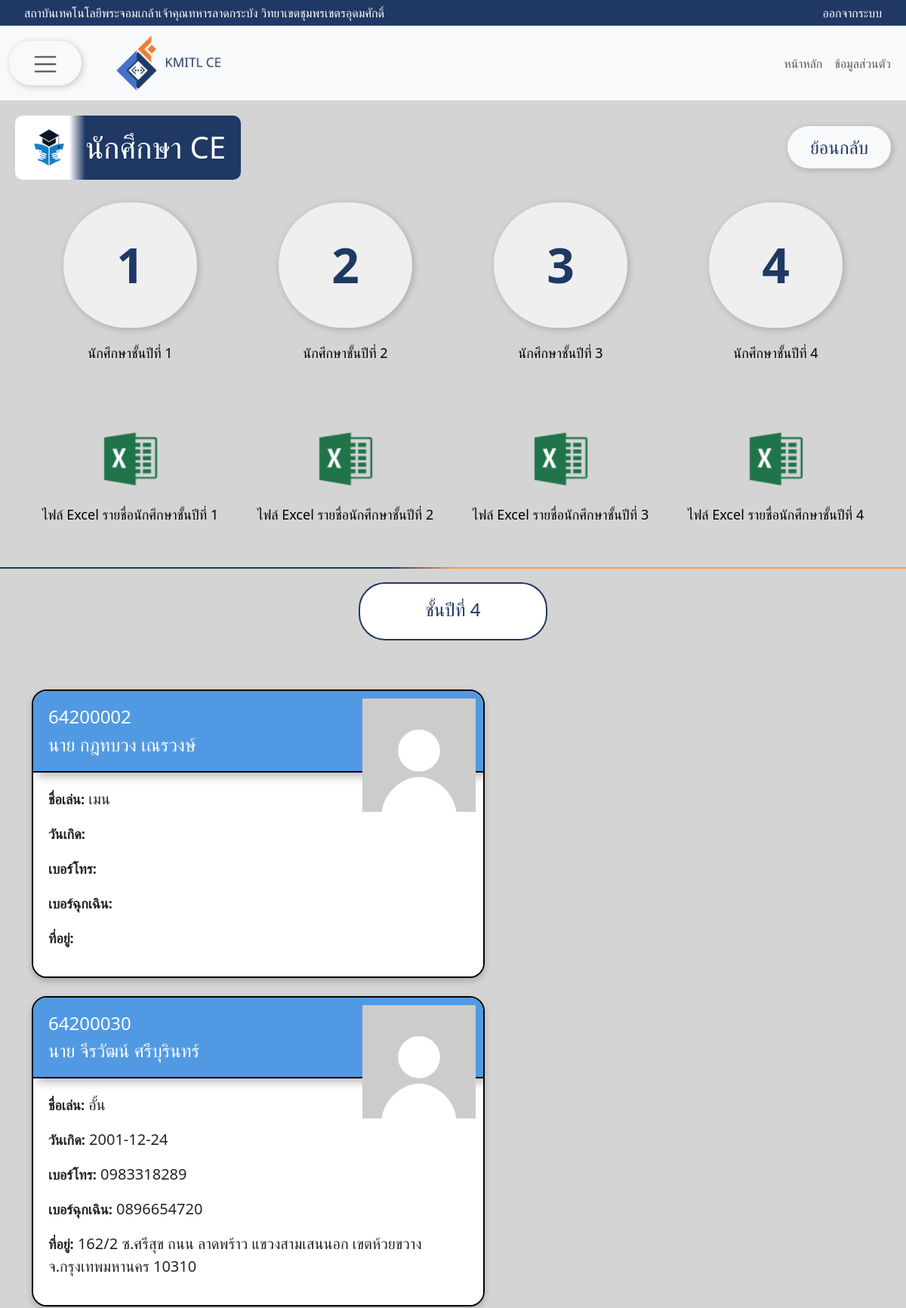
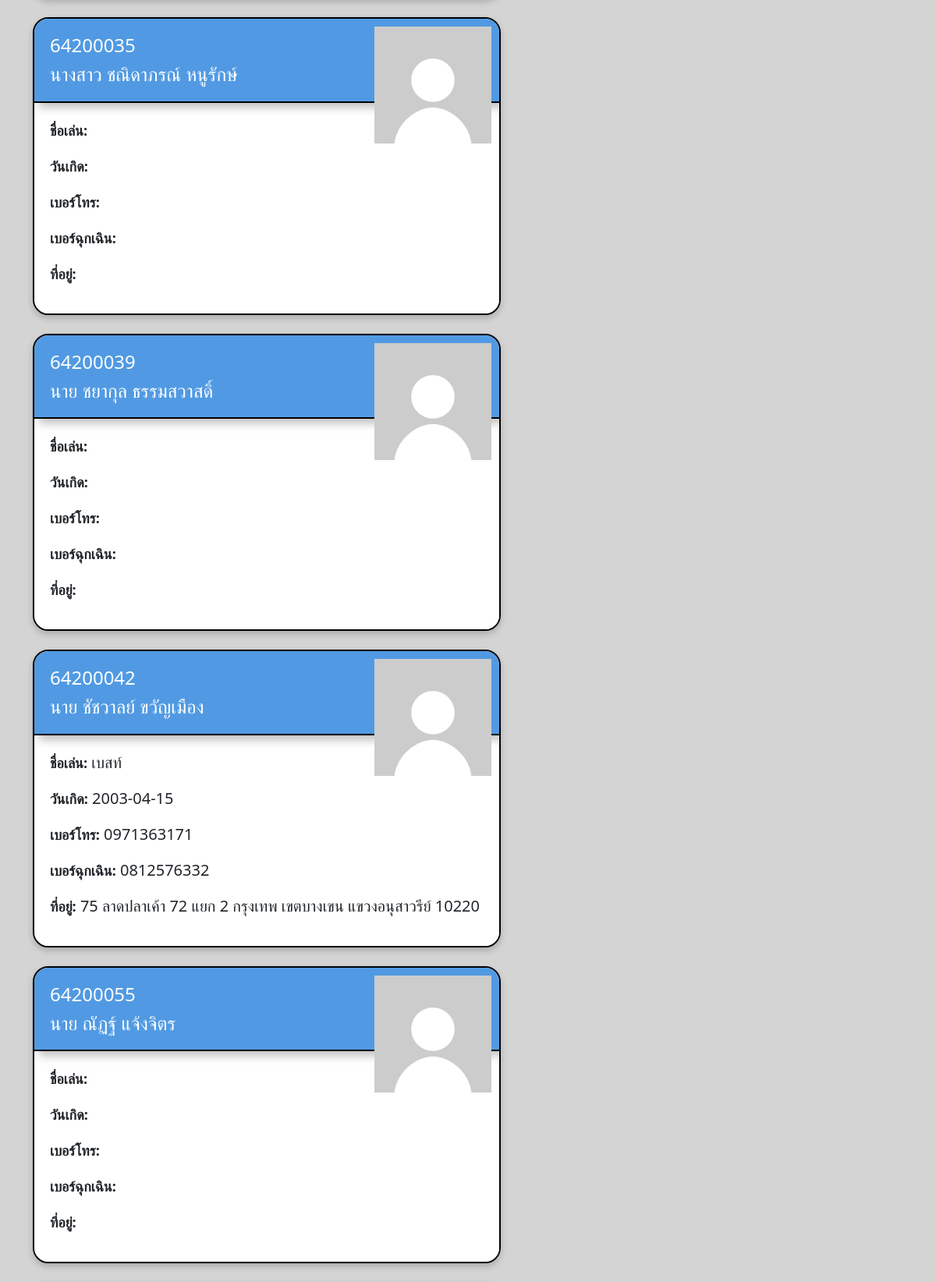
The page /php/src/student4.php (upper part) on the database its author committed (2 pictures, top to bottom).
### tables this page shows
CREATE TABLE `user` (
  `email` varchar(50) NOT NULL,
  `id` int(11) NOT NULL,
  `student_id` varchar(10) NOT NULL,
  `title` varchar(30) NOT NULL,
  `full_name` varchar(100) NOT NULL,
  `nickname` varchar(50) DEFAULT NULL,
  `birthdate` date DEFAULT NULL,
  `gender` varchar(10) NOT NULL,
  `address` text,
  `phone` varchar(15) DEFAULT NULL,
  `e_phone` varchar(15) DEFAULT NULL,
  `password` varchar(255) NOT NULL
);

### php/src/student4.php (the view, shortened to what this page needs)
<?php
$conn = new mysqli("db", "root", "123456", "students");
$sql = "SELECT student_id, full_name, nickname, birthdate, phone, title,address, e_phone FROM user WHERE id = 4 LIMIT 46";
$result = $conn->query($sql);
?>
<!DOCTYPE html>
<html lang="en">
<head>
    <link href="https://cdn.jsdelivr.net/npm/bootstrap@5.3.3/dist/css/bootstrap.min.css" rel="stylesheet"
>
    <link rel="stylesheet" href="student.css">
</head>
<body>
    <nav class="navbar1">
        <div class="container-fluid d-flex justify-content-between">
            <a class="navbar-brand">สถาบันเทคโนโลยีพระจอมเกล้าเจ้าคุณทหารลาดกระบัง วิทยาเขตชุมพรเขตรอุดมศักดิ์</a>
            <a class="navbar-brand ms-auto" href="logout.php">ออกจากระบบ</a>
        </div>
    </nav>
    <nav class="navbar navbar-expand-lg navbar-light bg-light">
        <div class="container-fluid">
            <div class="dropdown">
                <button class="btn btn-light" type="button" id="dropdownMenuButton" data-bs-toggle="dropdown" aria-expanded="false">
                    <span class="navbar-toggler-icon"></span>
                </button>
            </div>
            <a class="navbar-brand ms-3" href="home.php">
                <img src="assets/images/l.png" alt="Logo" style="width: 190px; height: auto;">
            </a>
            <div class="collapse navbar-collapse justify-content-end" id="navbarNav">
                <ul class="navbar-nav">
                    <li class="nav-item">
                        <a class="nav-link" href="home.php">หน้าหลัก</a>
                    </li>
                    <li class="nav-item">
                        <a class="nav-link" href="profile.php">ข้อมูลส่วนตัว</a>
                    </li>
                </ul>
            </div>
        </div>
    </nav>
    <div class="header-container">
        <span class="badge text-bg-primary header-content">
            <img src="assets/images/ce1.png" alt="Logo" class="logo">
            <h1 class="title">นักศึกษา CE</h1>
        </span>
        <button type="button" class="btn rounded-pill btn-light" onclick="window.location.href='/home.php'">ย้อนกลับ</button>
    </div>
    <div class="container text-center">
        <div class="row align-items-center">
            <div class="col">
                <div class="button-container">
                    <button type="button" class="btn1 rounded-pill btn-light" onclick="window.location.href='student1.php'">1</button>
                    <p>นักศึกษาชั้นปีที่ 1</p>
                </div>
            </div>
            <div class="col">
                <div class="button-container">
                    <button type="button" class="btn1 rounded-pill btn-light" onclick="window.location.href='student2.php'">2</button>
                    <p>นักศึกษาชั้นปีที่ 2</p>
                </div>
            </div>
            <div class="col">
                <div class="button-container">
                    <button type="button" class="btn1 rounded-pill btn-light" onclick="window.location.href='student3.php'">3</button>
                    <p>นักศึกษาชั้นปีที่ 3</p>
                </div>
            </div>
            <div class="col">
                <div class="button-container">
                    <button type="button" class="btn1 rounded-pill btn-light" onclick="window.location.href='student4.php'">4</button>
                    <p>นักศึกษาชั้นปีที่ 4</p>
                </div>
            </div>
        </div>
    </div>
    <div class="excel-container">
        <div class="container text-center">
            <div class="row align-items-center">
                <div class="col">
                    <div class="button-container">
                        <a href="https://docs.google.com/spreadsheets/d/1nbbLxoq5Pp_ko5333pWofbNLt7jF5Olf/edit?usp=sharing&ouid=118158580503866060132&rtpof=true&sd=true" download>
                            <img src="assets/images/excel.png" alt="Logo" class="logo">
                        </a>
                        <p>ไฟล์ Excel รายชื่อนักศึกษาชั้นปีที่ 1</p>
                    </div>
                </div>
                <div class="col">
                    <div class="button-container">
                        <a href="https://docs.google.com/spreadsheets/d/1KUx4QOMh_cmpeJIASF_he4Muya32XoD6/edit?usp=sharing&ouid=118158580503866060132&rtpof=true&sd=true" download>
                            <img src="assets/images/excel.png" alt="Logo" class="logo">
                        </a>
                        <p>ไฟล์ Excel รายชื่อนักศึกษาชั้นปีที่ 2</p>
                    </div>
                </div>
                <div class="col">
                    <div class="button-container">
                        <a href="https://docs.google.com/spreadsheets/d/1eLiDsyzjsekUgrctE0KQ3_Mu5C9zuVrs/edit?usp=sharing&ouid=118158580503866060132&rtpof=true&sd=true" download>
                            <img src="assets/images/excel.png" alt="Logo" class="logo">
                        </a>
                        <p>ไฟล์ Excel รายชื่อนักศึกษาชั้นปีที่ 3</p>
                    </div>
                </div>
                <div class="col">
                    <div class="button-container">
                        <a href="https://docs.google.com/spreadsheets/d/1cHsYZFupMN47kerEKZGqgS1nYcKSXTf7/edit?usp=sharing&ouid=118158580503866060132&rtpof=true&sd=true" download>
                            <img src="assets/images/excel.png" alt="Logo" class="logo">
                        </a>
                        <p>ไฟล์ Excel รายชื่อนักศึกษาชั้นปีที่ 4</p>
                    </div>
                </div>
            </div>
        </div>
        <div class="w-container">
            <div class="welcome-box">
                <h2 class="welcome-title">ชั้นปีที่ 4</h2>
            </div>
        </div>
        <div class="container text-center">
            <div class="row gy-4">
                <?php
                while ($row = $result->fetch_assoc()) {
                    $studentId = $row['student_id'];
                    $fullname = $row['full_name'];
                    $nickname = $row['nickname'];
                    $birthdate = $row['birthdate'];
                    $phone = $row['phone'];
                    $title = $row['title'];
                    $address = $row['address'];
                    $e_phone = $row['e_phone'];
                ?>
                    <div class="col">
                        <div class="card">
                            <div class="card-header">
                                <h5 class="card-title"><?php echo htmlspecialchars($studentId); ?></h5>
                                <h5 class="card-text"><?php echo htmlspecialchars($title); ?> <?php echo htmlspecialchars($fullname); ?></h5>
                            </div>
                            <div class="card-body">
                                <p><strong>ชื่อเล่น:</strong> <?php echo htmlspecialchars($nickname); ?></p>
                                <p><strong>วันเกิด:</strong> <?php echo htmlspecialchars($birthdate); ?></p>
                                <p><strong>เบอร์โทร:</strong> <?php echo htmlspecialchars($phone); ?></p>
                                <p><strong>เบอร์ฉุกเฉิน:</strong> <?php echo htmlspecialchars($e_phone); ?></p>
                                <p><strong>ที่อยู่:</strong> <?php echo htmlspecialchars($address); ?></p>
                            </div>
                            <img src="assets/images/pro.jpg" class="card-img-top" alt="Profile Image">
                        </div>
                    </div>
                <?php } ?>
            </div>
        </div>
    </div>
</body>
</html>

### php/src/student.css (style rules this page uses)
.navbar1 { background-color: #203864 !important; padding: 5px 20px; }
.navbar1 .navbar-brand { color: #ffffff !important; font-size: 16px; }
body { background-color: #d4d4d4; }
.header-container { display: flex; justify-content: space-between; align-items: center; margin-top: 20px; padding-left: 20px; }
.header-content { display: inline-flex; align-items: center; gap: 8px; padding: 2px 20px 2px 5px; border-radius: 10px; max-width: fit-content; background: linear-gradient(to right, #FFFFFF 24%, #203864 31%); color: white; }
.logo { width: 80px; height: auto; }
.title { margin: 0; }
.btn { margin-left: auto; margin-right: 20px; box-shadow: 2px 2px 10px rgba(0, 0, 0, 0.2); border: none; padding: 10px 30px; border-radius: 30px; font-size: 24px; color: #203864; }
.excel-container { border-bottom: 5px solid transparent; padding-bottom: 20px; background-position: top; background-repeat: no-repeat; background-size: 100% 2px; }
.w-container { border-bottom: 5px solid transparent; background-image: linear-gradient(to right, #203864 43%, #F79B5B 50%); padding-bottom: 20px; background-position: top; background-repeat: no-repeat; background-size: 100% 2px; display:flex; justify-content:center; }
.welcome-box { background-color: white; border: 2px solid #203864; border-radius: 35px; padding: 20px; width: 250px; height: 77px; margin: 20px auto; text-align: center; margin-bottom: 10px; }
.welcome-title { font-size: 24px; color: #203864; margin: 0; }
.container .row { margin-bottom: 40px; }
.container { padding-top: 30px; }
.button-container { display: flex; flex-direction: column; align-items: center; justify-content: center; }
.btn1 { height: 166px; width: 177px; box-shadow: 2px 2px 10px rgba(0, 0, 0, 0.2); border: none; border-radius: 100px; font-size: 64px; color: #203864; font-weight: bold; display: flex; justify-content: center; align-items: center; text-align: center; }
.button-container p { margin-top: 20px; font-size: 18px; color: #000; }
.card { width: 600px; position: relative; border: 1px solid #ccc; box-shadow: 0 4px 8px rgba(0, 0, 0, 0.2); border-radius: 20px; overflow: hidden; background-color: white; display: flex; border: 2px solid #000000; flex-direction: column; }
.card-header { background-color: #519ae3; height: auto; width: 100%; filter: drop-shadow(6px 6px 6px rgba(0, 0, 0, 0.25)); border-bottom: 2px solid #000000; padding: 20px; color: white; display: flex; flex-direction: column; align-items: flex-start; }
.card-title, .card-text { margin: 10; font-size: 24px; }
.card-body { padding: 20px; text-align: left; background-color: white; flex: 1; }
.card-img-top { width: 150px; height: 150px; position: absolute; top: 0; right: 0; object-fit: cover; margin: 10px; border-radius: 0; }
.card-body p { font-size: 20px; line-height: 1.5; }
.card-body strong { font-size: 18px; font-weight: bold; }

### rows shown on the page
user: student_id "64200002", title "นาย", full_name "กฎทบวง เณรวงษ์", nickname "เมน"
user: student_id "64200030", title "นาย", full_name "จีรวัฒน์ ศรีบุรินทร์", nickname "อั้น", birthdate "2001-12-24", phone "0983318289", e_phone "0896654720", address "162/2 ซ.ศรีสุข ถนน ลาดพร้าว แขวงสามเสนนอก เขตห้วยขวาง จ.กรุงเทพมหานคร 10310"
user: student_id "64200035", title "นางสาว", full_name "ชณิดาภรณ์ หนูรักษ์"
user: student_id "64200039", title "นาย", full_name "ชยากุล ธรรมสวาสดิ์"
user: student_id "64200042", title "นาย", full_name "ชัชวาลย์ ขวัญเมือง", nickname "เบสท์", birthdate "2003-04-15", phone "0971363171", e_phone "0812576332", address "75 ลาดปลาเค้า 72 แยก 2 กรุงเทพ เขตบางเขน แขวงอนุสาวรีย์ 10220"
user: student_id "64200055", title "นาย", full_name "ณัฏฐ์ แจ้งจิตร"
